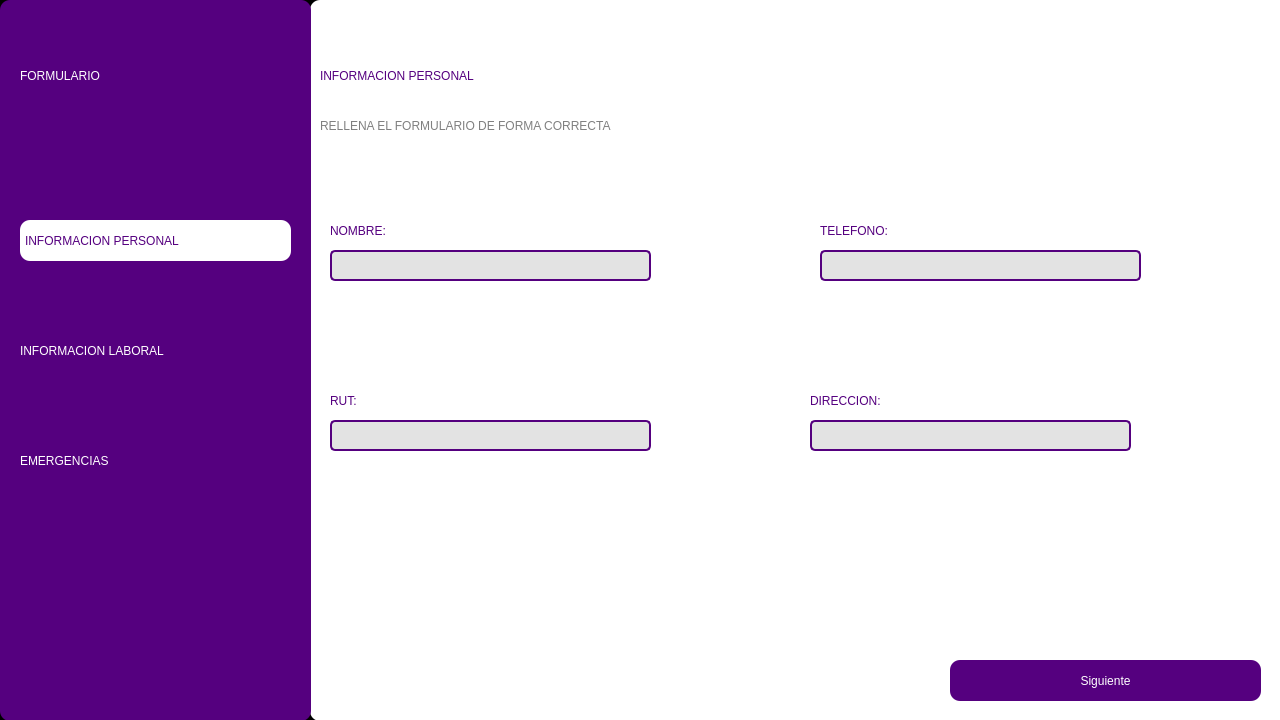
<?xml version="1.0" encoding="UTF-8"?>
<ui version="4.0">
 <class>MainWindow</class>
 <widget class="QMainWindow" name="MainWindow">
  <property name="geometry">
   <rect>
    <x>0</x>
    <y>0</y>
    <width>1280</width>
    <height>720</height>
   </rect>
  </property>
  <property name="minimumSize">
   <size>
    <width>1280</width>
    <height>720</height>
   </size>
  </property>
  <property name="maximumSize">
   <size>
    <width>1280</width>
    <height>720</height>
   </size>
  </property>
  <property name="windowTitle">
   <string>MainWindow</string>
  </property>
  <widget class="QWidget" name="centralwidget">
   <property name="styleSheet">
    <string notr="true">QWidget#centralwidget{}</string>
   </property>
   <layout class="QVBoxLayout" name="verticalLayout">
    <property name="spacing">
     <number>0</number>
    </property>
    <property name="leftMargin">
     <number>0</number>
    </property>
    <property name="topMargin">
     <number>0</number>
    </property>
    <property name="rightMargin">
     <number>0</number>
    </property>
    <property name="bottomMargin">
     <number>0</number>
    </property>
    <item>
     <widget class="QFrame" name="frame">
      <property name="styleSheet">
       <string notr="true">QWidget#frame{
background-color: rgb(0, 0, 0);
}</string>
      </property>
      <property name="frameShape">
       <enum>QFrame::StyledPanel</enum>
      </property>
      <property name="frameShadow">
       <enum>QFrame::Raised</enum>
      </property>
      <widget class="QWidget" name="widget" native="true">
       <property name="geometry">
        <rect>
         <x>0</x>
         <y>0</y>
         <width>311</width>
         <height>721</height>
        </rect>
       </property>
       <property name="styleSheet">
        <string notr="true">QWidget#widget{
background-color: rgb(85, 0, 127);
border-radius:10px;
}</string>
       </property>
       <widget class="QLabel" name="label">
        <property name="geometry">
         <rect>
          <x>20</x>
          <y>50</y>
          <width>271</width>
          <height>51</height>
         </rect>
        </property>
        <property name="styleSheet">
         <string notr="true">font: 87 28pt &quot;Nexa Heavy&quot;;
color:white;</string>
        </property>
        <property name="text">
         <string>FORMULARIO</string>
        </property>
       </widget>
       <widget class="QLabel" name="label_3">
        <property name="geometry">
         <rect>
          <x>20</x>
          <y>220</y>
          <width>271</width>
          <height>41</height>
         </rect>
        </property>
        <property name="styleSheet">
         <string notr="true">font: 87 14pt &quot;Nexa Heavy&quot;;
color: rgb(85, 0, 127);
background-color: rgb(255, 255, 255);
border-radius:10px;
padding:2px;</string>
        </property>
        <property name="text">
         <string>INFORMACION PERSONAL</string>
        </property>
       </widget>
       <widget class="QLabel" name="ErrorEmail">
        <property name="geometry">
         <rect>
          <x>30</x>
          <y>330</y>
          <width>231</width>
          <height>31</height>
         </rect>
        </property>
        <property name="styleSheet">
         <string notr="true">font: 87 12pt &quot;Nexa Heavy&quot;;
color: red;
</string>
        </property>
        <property name="text">
         <string/>
        </property>
       </widget>
       <widget class="QLabel" name="ErrorConstra">
        <property name="geometry">
         <rect>
          <x>30</x>
          <y>450</y>
          <width>251</width>
          <height>31</height>
         </rect>
        </property>
        <property name="styleSheet">
         <string notr="true">font: 87 12pt &quot;Nexa Heavy&quot;;
color: red;</string>
        </property>
        <property name="text">
         <string/>
        </property>
       </widget>
       <widget class="QLabel" name="label_4">
        <property name="geometry">
         <rect>
          <x>20</x>
          <y>330</y>
          <width>271</width>
          <height>41</height>
         </rect>
        </property>
        <property name="styleSheet">
         <string notr="true">font: 87 14pt &quot;Nexa Heavy&quot;;
color:white;</string>
        </property>
        <property name="text">
         <string>INFORMACION LABORAL</string>
        </property>
       </widget>
       <widget class="QLabel" name="label_9">
        <property name="geometry">
         <rect>
          <x>20</x>
          <y>440</y>
          <width>271</width>
          <height>41</height>
         </rect>
        </property>
        <property name="styleSheet">
         <string notr="true">font: 87 15pt &quot;Nexa Heavy&quot;;
color:white;</string>
        </property>
        <property name="text">
         <string>EMERGENCIAS</string>
        </property>
       </widget>
      </widget>
      <widget class="QWidget" name="widget_2" native="true">
       <property name="geometry">
        <rect>
         <x>310</x>
         <y>0</y>
         <width>981</width>
         <height>721</height>
        </rect>
       </property>
       <property name="styleSheet">
        <string notr="true">QWidget#widget_2{
background-color: rgb(255, 255, 255);
border-radius:10px;
}</string>
       </property>
       <widget class="QLabel" name="label_5">
        <property name="geometry">
         <rect>
          <x>10</x>
          <y>50</y>
          <width>641</width>
          <height>51</height>
         </rect>
        </property>
        <property name="styleSheet">
         <string notr="true">font: 87 35pt &quot;Nexa Heavy&quot;;
color:rgb(85, 0, 127);</string>
        </property>
        <property name="text">
         <string>INFORMACION PERSONAL</string>
        </property>
       </widget>
       <widget class="QLabel" name="label_6">
        <property name="geometry">
         <rect>
          <x>10</x>
          <y>110</y>
          <width>431</width>
          <height>31</height>
         </rect>
        </property>
        <property name="styleSheet">
         <string notr="true">font: 87 12pt &quot;Nexa Heavy&quot;;
color: grey;</string>
        </property>
        <property name="text">
         <string>RELLENA EL FORMULARIO DE FORMA CORRECTA</string>
        </property>
       </widget>
       <widget class="QLineEdit" name="InputNombre">
        <property name="geometry">
         <rect>
          <x>20</x>
          <y>250</y>
          <width>321</width>
          <height>31</height>
         </rect>
        </property>
        <property name="styleSheet">
         <string notr="true">background-color: rgb(227, 227, 227);
border-radius:5px;
font: 87 12pt &quot;Nexa Heavy&quot;;
border:2px solid rgb(85, 0, 127)k;</string>
        </property>
        <property name="text">
         <string/>
        </property>
       </widget>
       <widget class="QLabel" name="label_7">
        <property name="geometry">
         <rect>
          <x>20</x>
          <y>210</y>
          <width>231</width>
          <height>41</height>
         </rect>
        </property>
        <property name="styleSheet">
         <string notr="true">font: 87 15pt &quot;Nexa Heavy&quot;;
color:rgb(85, 0, 127);</string>
        </property>
        <property name="text">
         <string>NOMBRE:</string>
        </property>
       </widget>
       <widget class="QLabel" name="ErrorNombreCom">
        <property name="geometry">
         <rect>
          <x>20</x>
          <y>280</y>
          <width>371</width>
          <height>31</height>
         </rect>
        </property>
        <property name="styleSheet">
         <string notr="true">font: 87 12pt &quot;Nexa Heavy&quot;;
color: red;
</string>
        </property>
        <property name="text">
         <string/>
        </property>
       </widget>
       <widget class="QLabel" name="ErrorConstra_2">
        <property name="geometry">
         <rect>
          <x>30</x>
          <y>450</y>
          <width>251</width>
          <height>31</height>
         </rect>
        </property>
        <property name="styleSheet">
         <string notr="true">font: 87 12pt &quot;Nexa Heavy&quot;;
color: red;</string>
        </property>
        <property name="text">
         <string/>
        </property>
       </widget>
       <widget class="QPushButton" name="btnStg1">
        <property name="geometry">
         <rect>
          <x>640</x>
          <y>660</y>
          <width>311</width>
          <height>41</height>
         </rect>
        </property>
        <property name="styleSheet">
         <string notr="true">font: 87 15pt &quot;Nexa Heavy&quot;;
color:rgb(255, 255, 255);
border-radius:10px;
background-color: rgb(85, 0, 127);</string>
        </property>
        <property name="text">
         <string>Siguiente</string>
        </property>
       </widget>
       <widget class="QLabel" name="label_8">
        <property name="geometry">
         <rect>
          <x>20</x>
          <y>380</y>
          <width>61</width>
          <height>41</height>
         </rect>
        </property>
        <property name="styleSheet">
         <string notr="true">font: 87 15pt &quot;Nexa Heavy&quot;;
color:rgb(85, 0, 127);</string>
        </property>
        <property name="text">
         <string>RUT:</string>
        </property>
       </widget>
       <widget class="QLineEdit" name="InputRut">
        <property name="geometry">
         <rect>
          <x>20</x>
          <y>420</y>
          <width>321</width>
          <height>31</height>
         </rect>
        </property>
        <property name="styleSheet">
         <string notr="true">background-color: rgb(227, 227, 227);
border-radius:5px;
font: 87 12pt &quot;Nexa Heavy&quot;;
border:2px solid rgb(85, 0, 127)k;</string>
        </property>
        <property name="text">
         <string/>
        </property>
       </widget>
       <widget class="QLabel" name="ErrorRut">
        <property name="geometry">
         <rect>
          <x>20</x>
          <y>460</y>
          <width>311</width>
          <height>51</height>
         </rect>
        </property>
        <property name="styleSheet">
         <string notr="true">font: 87 12pt &quot;Nexa Heavy&quot;;
color: red;
</string>
        </property>
        <property name="text">
         <string>&lt;html&gt;&lt;head/&gt;&lt;body&gt;&lt;p&gt;&lt;br/&gt;&lt;/p&gt;&lt;/body&gt;&lt;/html&gt;</string>
        </property>
       </widget>
       <widget class="QLabel" name="label_10">
        <property name="geometry">
         <rect>
          <x>510</x>
          <y>210</y>
          <width>131</width>
          <height>41</height>
         </rect>
        </property>
        <property name="styleSheet">
         <string notr="true">font: 87 15pt &quot;Nexa Heavy&quot;;
color:rgb(85, 0, 127);</string>
        </property>
        <property name="text">
         <string>TELEFONO:</string>
        </property>
       </widget>
       <widget class="QLineEdit" name="InputTel">
        <property name="geometry">
         <rect>
          <x>510</x>
          <y>250</y>
          <width>321</width>
          <height>31</height>
         </rect>
        </property>
        <property name="styleSheet">
         <string notr="true">background-color: rgb(227, 227, 227);
border-radius:5px;
font: 87 12pt &quot;Nexa Heavy&quot;;
border:2px solid rgb(85, 0, 127)k;</string>
        </property>
        <property name="text">
         <string/>
        </property>
       </widget>
       <widget class="QLineEdit" name="InputDir">
        <property name="geometry">
         <rect>
          <x>500</x>
          <y>420</y>
          <width>321</width>
          <height>31</height>
         </rect>
        </property>
        <property name="styleSheet">
         <string notr="true">background-color: rgb(227, 227, 227);
border-radius:5px;
font: 87 12pt &quot;Nexa Heavy&quot;;
border:2px solid rgb(85, 0, 127)k;</string>
        </property>
        <property name="text">
         <string/>
        </property>
       </widget>
       <widget class="QLabel" name="label_11">
        <property name="geometry">
         <rect>
          <x>500</x>
          <y>380</y>
          <width>131</width>
          <height>41</height>
         </rect>
        </property>
        <property name="styleSheet">
         <string notr="true">font: 87 15pt &quot;Nexa Heavy&quot;;
color:rgb(85, 0, 127);</string>
        </property>
        <property name="text">
         <string>DIRECCION:</string>
        </property>
       </widget>
       <widget class="QLabel" name="ErrorTEl">
        <property name="geometry">
         <rect>
          <x>510</x>
          <y>290</y>
          <width>391</width>
          <height>41</height>
         </rect>
        </property>
        <property name="styleSheet">
         <string notr="true">font: 87 12pt &quot;Nexa Heavy&quot;;
color: red;
</string>
        </property>
        <property name="text">
         <string>&lt;html&gt;&lt;head/&gt;&lt;body&gt;&lt;p&gt;&lt;br/&gt;&lt;/p&gt;&lt;/body&gt;&lt;/html&gt;</string>
        </property>
       </widget>
       <widget class="QLabel" name="ErrorDire">
        <property name="geometry">
         <rect>
          <x>500</x>
          <y>450</y>
          <width>331</width>
          <height>31</height>
         </rect>
        </property>
        <property name="styleSheet">
         <string notr="true">font: 87 12pt &quot;Nexa Heavy&quot;;
color: red;
</string>
        </property>
        <property name="text">
         <string/>
        </property>
       </widget>
      </widget>
      <zorder>widget_2</zorder>
      <zorder>widget</zorder>
     </widget>
    </item>
   </layout>
  </widget>
 </widget>
 <resources/>
 <connections/>
</ui>
